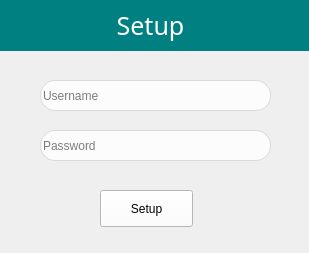
<?xml version="1.0" encoding="UTF-8"?>
<ui version="4.0">
 <class>SetupForm</class>
 <widget class="QDialog" name="SetupForm">
  <property name="geometry">
   <rect>
    <x>0</x>
    <y>0</y>
    <width>309</width>
    <height>253</height>
   </rect>
  </property>
  <property name="windowTitle">
   <string>Setup</string>
  </property>
  <property name="styleSheet">
   <string notr="true">background-color: #EFEFEF;</string>
  </property>
  <widget class="QLabel" name="header">
   <property name="geometry">
    <rect>
     <x>-10</x>
     <y>0</y>
     <width>321</width>
     <height>51</height>
    </rect>
   </property>
   <property name="font">
    <font>
     <family>Manjari</family>
     <pointsize>19</pointsize>
     <italic>false</italic>
     <strikeout>false</strikeout>
    </font>
   </property>
   <property name="layoutDirection">
    <enum>Qt::LeftToRight</enum>
   </property>
   <property name="styleSheet">
    <string notr="true">#header{
	background-color: teal;
	color: white;
}</string>
   </property>
   <property name="frameShadow">
    <enum>QFrame::Plain</enum>
   </property>
   <property name="text">
    <string>Setup</string>
   </property>
   <property name="textFormat">
    <enum>Qt::RichText</enum>
   </property>
   <property name="alignment">
    <set>Qt::AlignCenter</set>
   </property>
  </widget>
  <widget class="QLineEdit" name="Username">
   <property name="geometry">
    <rect>
     <x>40</x>
     <y>80</y>
     <width>231</width>
     <height>31</height>
    </rect>
   </property>
   <property name="styleSheet">
    <string notr="true">#Username{
	background-color: rgba(255, 255, 255, 0.8);
	border-radius: 15px;	
	border: 1px solid #D9D9D9;
}

#Username:focus{
	background-color: white;
	border-radius: 0px;	
	border-color: rgba(64, 144, 218, 1);
	border-width: 1px;
	border-style: solid;
	text-indent: 10px;
}</string>
   </property>
   <property name="alignment">
    <set>Qt::AlignLeading|Qt::AlignLeft|Qt::AlignVCenter</set>
   </property>
   <property name="placeholderText">
    <string>Username</string>
   </property>
  </widget>
  <widget class="QLineEdit" name="Password">
   <property name="geometry">
    <rect>
     <x>40</x>
     <y>130</y>
     <width>231</width>
     <height>31</height>
    </rect>
   </property>
   <property name="styleSheet">
    <string notr="true">#Password{
	background-color: rgba(255, 255, 255, 0.8);
	border-radius: 15px;	
	border: 1px solid #D9D9D9;
}

#Password:focus{
	background-color: white;
	border-radius: 0px;	
	border-color: rgba(64, 144, 218, 1);
	border-width: 1px;
	border-style: solid;
	text-indent: 10px;
}</string>
   </property>
   <property name="echoMode">
    <enum>QLineEdit::Password</enum>
   </property>
   <property name="alignment">
    <set>Qt::AlignLeading|Qt::AlignLeft|Qt::AlignVCenter</set>
   </property>
   <property name="placeholderText">
    <string>Password</string>
   </property>
  </widget>
  <widget class="QToolButton" name="Setup">
   <property name="geometry">
    <rect>
     <x>100</x>
     <y>190</y>
     <width>93</width>
     <height>37</height>
    </rect>
   </property>
   <property name="styleSheet">
    <string notr="true">background-color: white;</string>
   </property>
   <property name="text">
    <string>Setup</string>
   </property>
  </widget>
 </widget>
 <resources/>
 <connections/>
</ui>
